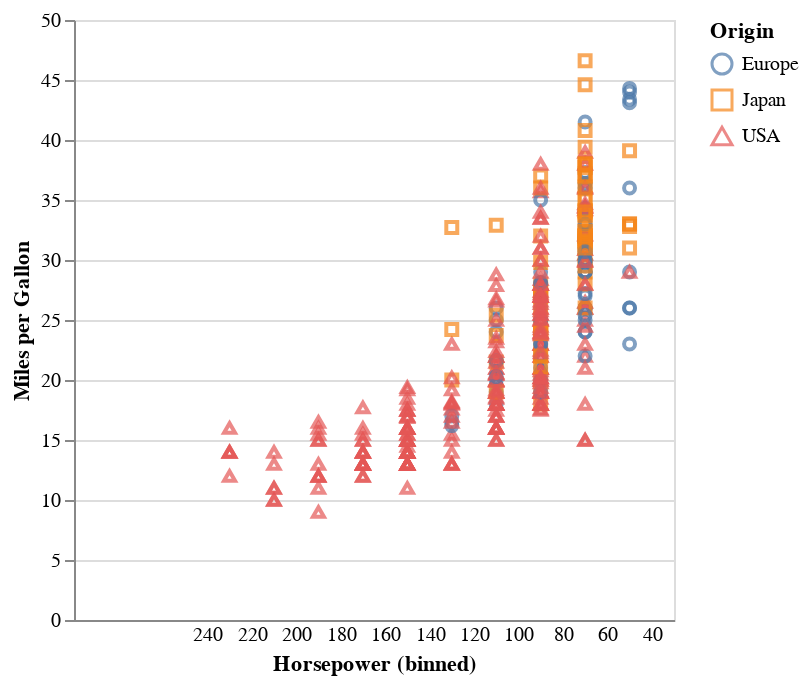

Notebook cell for this chart:
### Code cell
alt.Chart(cars).mark_point().encode(
    alt.X('Horsepower')
        .axis(ticks=False)
        .bin(maxbins=10)
        .scale(domain=(30,300), reverse=True),
    alt.Y('Miles_per_Gallon').title('Miles per Gallon'),
    color='Origin',
    shape='Origin')

### Figure 1 — Vega-Lite specification as saved in the notebook (floating-point values rounded to 4 significant figures; data arrays with more than 128 entries replaced by an {"elided": "..."} marker saying what was removed)
{"config": {"view": {"continuousWidth": 300, "continuousHeight": 300}}, "data": {"name": "data-f02450ab61490a1363517a0190416235"}, "mark": {"type": "point"}, "encoding": {"color": {"field": "Origin", "type": "nominal"}, "shape": {"field": "Origin", "type": "nominal"}, "x": {"axis": {"ticks": false}, "bin": {"maxbins": 10}, "field": "Horsepower", "scale": {"domain": [30, 300], "reverse": true}, "type": "quantitative"}, "y": {"field": "Miles_per_Gallon", "title": "Miles per Gallon", "type": "quantitative"}}, "$schema": "https://vega.github.io/schema/vega-lite/v5.16.3.json", "datasets": {"data-f02450ab61490a1363517a0190416235": {"elided": "406 records"}}}
